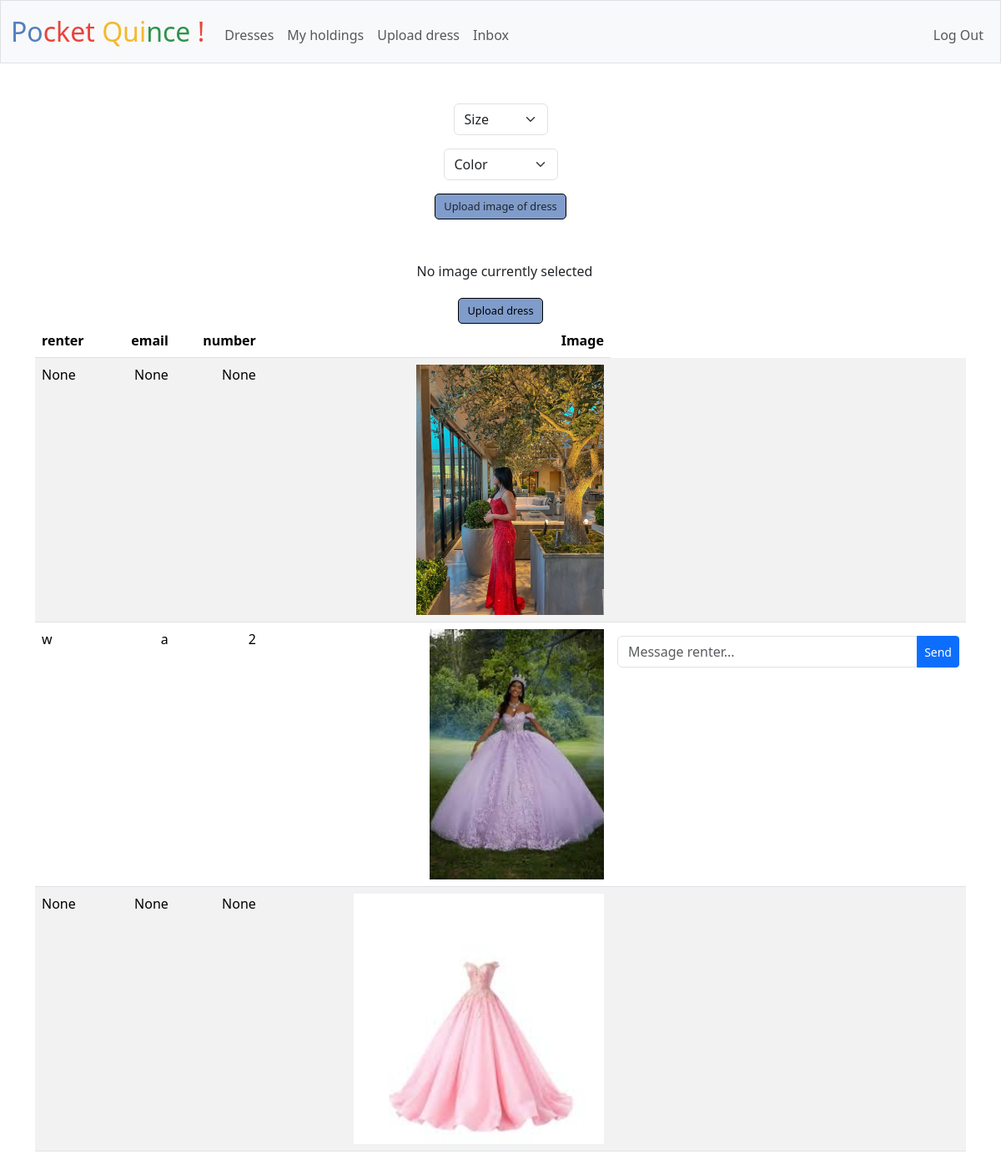
Page /upload (signed in) on the committed database.
### tables this page shows
CREATE TABLE dresses (
    id INTEGER PRIMARY KEY AUTOINCREMENT,
    size TEXT NOT NULL,
    color TEXT NOT NULL,
    owner INTEGER NOT NULL,
    image_url TEXT,
    time_posted TEXT NOT NULL DEFAULT CURRENT_TIMESTAMP,
    FOREIGN KEY (owner) REFERENCES users(id)
);

### app.py (the view)
@app.route("/upload", methods=["GET", "POST"])
@login_required
def upload():
    if request.method == "POST":
        db = get_db()
        size = request.form.get("size")
        if not size:
            return apology("Must input size")
        color = request.form.get("color")
        if not color:
            return apology("Must input color")
        image = request.files.get("dressImage")
        if not image:
            return apology("Must upload dress image")
        cur = db.execute(
            "INSERT INTO dresses (size, color, owner) VALUES (?,?,?)",
            (size, color, session["user_id"]),
        )
        db.commit()
        dress_id = cur.lastrowid
        root, ext = os.path.splitext(secure_filename(image.filename))
        filename = f"{dress_id}{ext}"
        filepath = os.path.join(app.config["UPLOAD_FOLDER"], filename)
        image.save(filepath)
        image_url = url_for("static", filename=f"uploads/{filename}")
        db.execute(
            "UPDATE dresses SET image_url = ? WHERE id = ?",
            (image_url, dress_id),
        )
        db.commit()
        return render_template("test.html", image_url=image_url)# test displaying the image
    else:
        db = get_db()
        dressesBuffer = db.execute("SELECT * FROM dresses WHERE owner = ?", (session["user_id"],)).fetchall()
        dresses = []
        for dress in dressesBuffer:
            dress = dict(dress)  # Convert Row object to dictionary not readonly to allow changes
            renter = db.execute("SELECT users.id as renter_id,users.username, users.email, users.phone FROM users JOIN holdings ON users.id = holdings.user_id WHERE holdings.dress_id = ? AND holdings.rent_end IS NULL", (dress["id"],)).fetchone()
            if renter:
                dress["renter_id"] = renter["renter_id"]
                dress["renter"] = renter["username"]
                dress["renter_email"] = renter["email"]
                dress["renter_phone"] = renter["phone"]
            else:
                dress["renter_id"] = None
                dress["renter"] = None
                dress["renter_email"] = None
                dress["renter_phone"] = None
            dresses.append(dress)
        return render_template("upload.html", dresses=dresses)

### app.py (called while the page is built)
def get_db():
    if "db" not in g:
        g.db = sqlite3.connect(DATABASE)
        g.db.row_factory = sqlite3.Row # Enable dictionary-like row access
    return g.db

@app.after_request
def after_request(response):
    response.headers["Cache-Control"] = "no-cache, no-store, must-revalidate"
    response.headers["Expires"] = 0
    response.headers["Pragma"] = "no-cache"
    return response

### help.py (called while the page is built)
def login_required(f):
    @wraps(f)
    def decorated_function(*args, **kwargs):
        if session.get("user_id") is None:
            return redirect("/login")
        return f(*args, **kwargs)
    return decorated_function

### templates/upload.html (shortened to what this page needs)
{% extends "layout.html" %}
{% block main %}
    <form action="/upload" method="post" enctype="multipart/form-data">
        <div class = "mb-3">
            <select class="form-select mx-auto w-auto" name="size" required>
                <option value="" selected="">Size</option>
            </select>
        </div>
        <div class = "mb-3">
            <select class="form-select mx-auto w-auto" name="color" required>
                <option value="" selected="">Color</option>
            </select>
        </div>
         <label for="image_uploads">Upload image of dress</label>
         <div class = "mb-3">
        </div>
        <div class = "preview">
            <p>No image currently selected</p>
        </div>
        <button type="submit">Upload dress</button>
    </form>
    <table class = "table table-striped">
        <thead>
            <tr>
                <th class = "text-start">renter</th>
                <th class = "text-end">email</th>
                <th class = "text-end">number</th>
                <th class = "text-end">Image</th>
            </tr>
        </thead>
        <tbody>
            {% for dress in dresses %}
                <tr>
                    <td class = "text-start"> {{ dress["renter"] }}</td>
                    <td class = "text-end"> {{ dress["renter_email"]}}</td>
                    <td class = "text-end"> {{ dress["renter_phone"]}}</td>
                    <td class = "text-end"> <img src = "{{ dress['image_url'] }}" ></td>
                    <td>
                        {% if dress.renter_id %}
                            <form action="/messages" method="post" class="mt-2">
                                <div class="input-group">
                                    <input type="text" name="body" class="form-control" placeholder="Message renter..." required>
                                    <button type="submit" class="btn btn-primary btn-sm">Send</button>
                                </div>
                            </form>
                        {% endif %}
                    </td>
                </tr>
            {% endfor %}
        </tbody>
    </table>
{% endblock %}

### static/style.css (style rules this page uses)
.table { --bs-table-color-type: initial; --bs-table-bg-type: initial; --bs-table-color-state: initial; --bs-table-bg-state: initial; --bs-table-color: var(--bs-emphasis-color); --bs-table-bg: var(--bs-body-bg); --bs-table-border-color: var(--bs-border-color); --bs-table-accent-bg: transparent; --bs-table-striped-color: var(--bs-emphasis-color); --bs-table-striped-bg: rgba(var(--bs-emphasis-color-rgb), 0.05); --bs-table-active-color: var(--bs-emphasis-color); --bs-table-active-bg: rgba(var(--bs-emphasis-color-rgb), 0.1); --bs-table-hover-color: var(--bs-emphasis-color); --bs-table-hover-bg: rgba(var(--bs-emphasis-color-rgb), 0.075); width: 100%; margin-bottom: 1rem; vertical-align: top; border-color: var(--bs-table-border-color); }
form p { line-height: 32px; padding-left: 10px; }
form label, form button { background-color: #7f9ccb; padding: 5px 10px; border-radius: 5px; border: 1px ridge black; font-size: 0.8rem; height: auto; }
table img { height: 300px; order: 1; }

### rows in the picture
dresses: renter "None", renter_email "None", renter_phone "None", image_url (picture)
dresses: renter "w", renter_email "a", renter_phone "2", image_url (picture)
dresses: renter "None", renter_email "None", renter_phone "None", image_url (picture)
